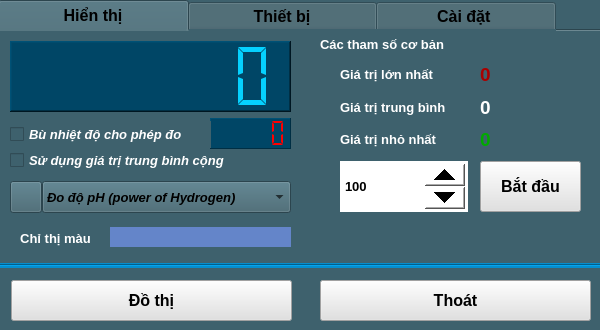
<?xml version="1.0" encoding="UTF-8"?>
<ui version="4.0">
 <class>Sensor_SEN0106</class>
 <widget class="QWidget" name="Sensor_SEN0106">
  <property name="geometry">
   <rect>
    <x>0</x>
    <y>0</y>
    <width>600</width>
    <height>330</height>
   </rect>
  </property>
  <property name="windowTitle">
   <string>Form</string>
  </property>
  <property name="windowIcon">
   <iconset resource="../image.qrc">
    <normaloff>:/image/PHS0106_Icon.jpg</normaloff>:/image/PHS0106_Icon.jpg</iconset>
  </property>
  <property name="styleSheet">
   <string notr="true">background-color: rgb(62, 97, 109);</string>
  </property>
  <widget class="QPushButton" name="pushButton_ChartZoom">
   <property name="geometry">
    <rect>
     <x>11</x>
     <y>280</y>
     <width>281</width>
     <height>41</height>
    </rect>
   </property>
   <property name="font">
    <font>
     <pointsize>12</pointsize>
     <bold>true</bold>
    </font>
   </property>
   <property name="styleSheet">
    <string notr="true">background-color: rgb(225, 225, 225);</string>
   </property>
   <property name="text">
    <string>Đồ thị</string>
   </property>
  </widget>
  <widget class="QPushButton" name="pushButton_Exit">
   <property name="geometry">
    <rect>
     <x>320</x>
     <y>280</y>
     <width>271</width>
     <height>41</height>
    </rect>
   </property>
   <property name="font">
    <font>
     <pointsize>12</pointsize>
     <bold>true</bold>
    </font>
   </property>
   <property name="styleSheet">
    <string notr="true">background-color: rgb(225, 225, 225);</string>
   </property>
   <property name="text">
    <string>Thoát</string>
   </property>
  </widget>
  <widget class="QTabWidget" name="tabWidget">
   <property name="geometry">
    <rect>
     <x>-2</x>
     <y>0</y>
     <width>607</width>
     <height>268</height>
    </rect>
   </property>
   <property name="font">
    <font>
     <pointsize>12</pointsize>
     <bold>true</bold>
    </font>
   </property>
   <property name="styleSheet">
    <string notr="true">background-color: rgb(62, 97, 109);</string>
   </property>
   <property name="currentIndex">
    <number>0</number>
   </property>
   <property name="elideMode">
    <enum>Qt::ElideNone</enum>
   </property>
   <widget class="QWidget" name="tab_Infor_2">
    <attribute name="title">
     <string>            Hiển thị            </string>
    </attribute>
    <widget class="QWidget" name="verticalLayoutWidget_6">
     <property name="geometry">
      <rect>
       <x>340</x>
       <y>30</y>
       <width>128</width>
       <height>92</height>
      </rect>
     </property>
     <layout class="QVBoxLayout" name="verticalLayout_6">
      <item>
       <widget class="QLabel" name="label_8">
        <property name="font">
         <font>
          <pointsize>10</pointsize>
          <bold>true</bold>
         </font>
        </property>
        <property name="styleSheet">
         <string notr="true">color: rgb(255, 255, 255);</string>
        </property>
        <property name="text">
         <string>Giá trị lớn nhất</string>
        </property>
       </widget>
      </item>
      <item>
       <widget class="QLabel" name="label_9">
        <property name="font">
         <font>
          <pointsize>10</pointsize>
          <bold>true</bold>
         </font>
        </property>
        <property name="styleSheet">
         <string notr="true">color: rgb(255, 255, 255);</string>
        </property>
        <property name="text">
         <string>Giá trị trung bình</string>
        </property>
       </widget>
      </item>
      <item>
       <widget class="QLabel" name="label_10">
        <property name="font">
         <font>
          <pointsize>10</pointsize>
          <bold>true</bold>
         </font>
        </property>
        <property name="styleSheet">
         <string notr="true">color: rgb(255, 255, 255);</string>
        </property>
        <property name="text">
         <string>Giá trị nhỏ nhất</string>
        </property>
       </widget>
      </item>
     </layout>
    </widget>
    <widget class="QWidget" name="verticalLayoutWidget_7">
     <property name="geometry">
      <rect>
       <x>480</x>
       <y>30</y>
       <width>101</width>
       <height>92</height>
      </rect>
     </property>
     <layout class="QVBoxLayout" name="verticalLayout_7">
      <item>
       <widget class="QLabel" name="label_ValueMax">
        <property name="font">
         <font>
          <pointsize>14</pointsize>
          <bold>true</bold>
         </font>
        </property>
        <property name="styleSheet">
         <string notr="true">color: rgb(170, 0, 0);</string>
        </property>
        <property name="text">
         <string>0</string>
        </property>
       </widget>
      </item>
      <item>
       <widget class="QLabel" name="label_ValueAvg">
        <property name="font">
         <font>
          <pointsize>14</pointsize>
          <bold>true</bold>
         </font>
        </property>
        <property name="styleSheet">
         <string notr="true">color: rgb(255, 255, 255);</string>
        </property>
        <property name="text">
         <string>0</string>
        </property>
       </widget>
      </item>
      <item>
       <widget class="QLabel" name="label_ValueMin">
        <property name="font">
         <font>
          <pointsize>14</pointsize>
          <bold>true</bold>
         </font>
        </property>
        <property name="styleSheet">
         <string notr="true">color: rgb(0, 170, 0);</string>
        </property>
        <property name="text">
         <string>0</string>
        </property>
       </widget>
      </item>
     </layout>
    </widget>
    <widget class="QLCDNumber" name="lcdNumber_Value">
     <property name="geometry">
      <rect>
       <x>10</x>
       <y>10</y>
       <width>281</width>
       <height>71</height>
      </rect>
     </property>
     <property name="styleSheet">
      <string notr="true">background-color: rgb(0, 70, 102);
color:rgb(5, 209, 255)</string>
     </property>
     <property name="frameShape">
      <enum>QFrame::WinPanel</enum>
     </property>
     <property name="lineWidth">
      <number>1</number>
     </property>
     <property name="smallDecimalPoint">
      <bool>false</bool>
     </property>
     <property name="digitCount">
      <number>7</number>
     </property>
     <property name="segmentStyle">
      <enum>QLCDNumber::Flat</enum>
     </property>
     <property name="value" stdset="0">
      <double>0.000000000000000</double>
     </property>
     <property name="intValue" stdset="0">
      <number>0</number>
     </property>
    </widget>
    <widget class="QComboBox" name="comboBox_Unit">
     <property name="geometry">
      <rect>
       <x>42</x>
       <y>150</y>
       <width>249</width>
       <height>32</height>
      </rect>
     </property>
     <property name="font">
      <font>
       <pointsize>10</pointsize>
       <italic>true</italic>
       <bold>true</bold>
      </font>
     </property>
     <property name="styleSheet">
      <string notr="true"/>
     </property>
     <item>
      <property name="text">
       <string>Đo độ pH (power of Hydrogen)</string>
      </property>
     </item>
    </widget>
    <widget class="QPushButton" name="pushButton">
     <property name="geometry">
      <rect>
       <x>10</x>
       <y>150</y>
       <width>32</width>
       <height>32</height>
      </rect>
     </property>
     <property name="styleSheet">
      <string notr="true"/>
     </property>
     <property name="text">
      <string/>
     </property>
     <property name="icon">
      <iconset resource="../image.qrc">
       <normaloff>:/image/PHS0106_Icon.jpg</normaloff>:/image/PHS0106_Icon.jpg</iconset>
     </property>
     <property name="iconSize">
      <size>
       <width>32</width>
       <height>32</height>
      </size>
     </property>
    </widget>
    <widget class="QSpinBox" name="spinBox_setSample">
     <property name="geometry">
      <rect>
       <x>340</x>
       <y>130</y>
       <width>128</width>
       <height>51</height>
      </rect>
     </property>
     <property name="font">
      <font>
       <pointsize>10</pointsize>
       <bold>true</bold>
      </font>
     </property>
     <property name="styleSheet">
      <string notr="true">QSpinBox
{
background-color: rgb(255, 255, 255);
color: rgb(0, 0, 0);
}
QSpinBox::up-button
{
    min-width:40px;
    min-height: 20px;
}
QSpinBox::down-button
{
    min-width: 40px;
    min-height: 20px;
}
</string>
     </property>
     <property name="minimum">
      <number>1</number>
     </property>
     <property name="maximum">
      <number>9999999</number>
     </property>
     <property name="value">
      <number>100</number>
     </property>
    </widget>
    <widget class="QPushButton" name="pushButton_getSamples">
     <property name="geometry">
      <rect>
       <x>480</x>
       <y>130</y>
       <width>101</width>
       <height>51</height>
      </rect>
     </property>
     <property name="font">
      <font>
       <pointsize>12</pointsize>
       <bold>true</bold>
      </font>
     </property>
     <property name="styleSheet">
      <string notr="true">background-color: rgb(225, 225, 225);</string>
     </property>
     <property name="text">
      <string>Bắt đầu</string>
     </property>
    </widget>
    <widget class="QLabel" name="label_sampleInfo">
     <property name="geometry">
      <rect>
       <x>320</x>
       <y>0</y>
       <width>261</width>
       <height>26</height>
      </rect>
     </property>
     <property name="font">
      <font>
       <pointsize>10</pointsize>
       <bold>true</bold>
      </font>
     </property>
     <property name="styleSheet">
      <string notr="true">color: rgb(255, 255, 255);</string>
     </property>
     <property name="text">
      <string>Các tham số cơ bản</string>
     </property>
    </widget>
    <widget class="QCheckBox" name="checkBox_setMathAvg">
     <property name="geometry">
      <rect>
       <x>10</x>
       <y>116</y>
       <width>281</width>
       <height>27</height>
      </rect>
     </property>
     <property name="font">
      <font>
       <pointsize>10</pointsize>
       <italic>true</italic>
       <bold>true</bold>
      </font>
     </property>
     <property name="styleSheet">
      <string notr="true">color: rgb(255, 255, 255);</string>
     </property>
     <property name="text">
      <string>Sử dụng giá trị trung bình cộng</string>
     </property>
    </widget>
    <widget class="QLabel" name="label_pH_Color">
     <property name="geometry">
      <rect>
       <x>110</x>
       <y>196</y>
       <width>181</width>
       <height>20</height>
      </rect>
     </property>
     <property name="font">
      <font>
       <pointsize>14</pointsize>
       <bold>true</bold>
      </font>
     </property>
     <property name="styleSheet">
      <string notr="true">background-color: rgb(100, 133, 201);</string>
     </property>
     <property name="text">
      <string/>
     </property>
     <property name="alignment">
      <set>Qt::AlignCenter</set>
     </property>
    </widget>
    <widget class="QLabel" name="label_2">
     <property name="geometry">
      <rect>
       <x>10</x>
       <y>196</y>
       <width>91</width>
       <height>22</height>
      </rect>
     </property>
     <property name="font">
      <font>
       <pointsize>10</pointsize>
       <bold>true</bold>
      </font>
     </property>
     <property name="styleSheet">
      <string notr="true">color: rgb(255, 255, 255);</string>
     </property>
     <property name="text">
      <string>Chỉ thị màu</string>
     </property>
     <property name="alignment">
      <set>Qt::AlignCenter</set>
     </property>
    </widget>
    <widget class="QLCDNumber" name="lcdNumber_Temp">
     <property name="geometry">
      <rect>
       <x>210</x>
       <y>87</y>
       <width>81</width>
       <height>31</height>
      </rect>
     </property>
     <property name="styleSheet">
      <string notr="true">color: rgb(255, 0, 0);
background-color: rgb(0, 70, 102);</string>
     </property>
     <property name="frameShape">
      <enum>QFrame::Panel</enum>
     </property>
     <property name="lineWidth">
      <number>1</number>
     </property>
     <property name="smallDecimalPoint">
      <bool>false</bool>
     </property>
     <property name="digitCount">
      <number>5</number>
     </property>
     <property name="segmentStyle">
      <enum>QLCDNumber::Flat</enum>
     </property>
     <property name="value" stdset="0">
      <double>0.000000000000000</double>
     </property>
     <property name="intValue" stdset="0">
      <number>0</number>
     </property>
    </widget>
    <widget class="QCheckBox" name="checkBox_setTemperature">
     <property name="geometry">
      <rect>
       <x>10</x>
       <y>90</y>
       <width>201</width>
       <height>27</height>
      </rect>
     </property>
     <property name="font">
      <font>
       <pointsize>10</pointsize>
       <italic>true</italic>
       <bold>true</bold>
      </font>
     </property>
     <property name="styleSheet">
      <string notr="true">color: rgb(255, 255, 255);
background-color: rgb(62, 97, 109);</string>
     </property>
     <property name="text">
      <string>Bù nhiệt độ cho phép đo</string>
     </property>
     <property name="checked">
      <bool>false</bool>
     </property>
    </widget>
   </widget>
   <widget class="QWidget" name="tab_4">
    <attribute name="title">
     <string>            Thiết bị            </string>
    </attribute>
    <widget class="QWidget" name="verticalLayoutWidget_8">
     <property name="geometry">
      <rect>
       <x>150</x>
       <y>10</y>
       <width>291</width>
       <height>101</height>
      </rect>
     </property>
     <layout class="QVBoxLayout" name="verticalLayout_8">
      <item>
       <widget class="QLabel" name="label_Name">
        <property name="font">
         <font>
          <pointsize>10</pointsize>
         </font>
        </property>
        <property name="styleSheet">
         <string notr="true">color: rgb(255, 255, 255);</string>
        </property>
        <property name="text">
         <string/>
        </property>
       </widget>
      </item>
      <item>
       <widget class="QLabel" name="label_Address">
        <property name="font">
         <font>
          <pointsize>10</pointsize>
         </font>
        </property>
        <property name="styleSheet">
         <string notr="true">color: rgb(255, 255, 255);</string>
        </property>
        <property name="text">
         <string/>
        </property>
       </widget>
      </item>
      <item>
       <widget class="QLabel" name="label_SerialNumber">
        <property name="font">
         <font>
          <pointsize>10</pointsize>
         </font>
        </property>
        <property name="styleSheet">
         <string notr="true">color: rgb(255, 255, 255);</string>
        </property>
        <property name="text">
         <string/>
        </property>
       </widget>
      </item>
     </layout>
    </widget>
    <widget class="QWidget" name="verticalLayoutWidget_9">
     <property name="geometry">
      <rect>
       <x>10</x>
       <y>10</y>
       <width>111</width>
       <height>131</height>
      </rect>
     </property>
     <layout class="QVBoxLayout" name="verticalLayout_9">
      <item>
       <widget class="QLabel" name="label_13">
        <property name="font">
         <font>
          <pointsize>10</pointsize>
          <bold>true</bold>
         </font>
        </property>
        <property name="styleSheet">
         <string notr="true">color: rgb(255, 255, 255);</string>
        </property>
        <property name="text">
         <string>Tên thiết bị:</string>
        </property>
       </widget>
      </item>
      <item>
       <widget class="QLabel" name="label_14">
        <property name="font">
         <font>
          <pointsize>10</pointsize>
          <bold>true</bold>
         </font>
        </property>
        <property name="styleSheet">
         <string notr="true">color: rgb(255, 255, 255);</string>
        </property>
        <property name="text">
         <string>Địa chỉ:</string>
        </property>
       </widget>
      </item>
      <item>
       <widget class="QLabel" name="label_18">
        <property name="font">
         <font>
          <pointsize>10</pointsize>
          <bold>true</bold>
         </font>
        </property>
        <property name="styleSheet">
         <string notr="true">color: rgb(255, 255, 255);</string>
        </property>
        <property name="text">
         <string>Mã sê-ri:</string>
        </property>
       </widget>
      </item>
      <item>
       <widget class="QLabel" name="label_19">
        <property name="font">
         <font>
          <pointsize>10</pointsize>
          <bold>true</bold>
         </font>
        </property>
        <property name="styleSheet">
         <string notr="true">color: rgb(255, 255, 255);</string>
        </property>
        <property name="text">
         <string>Mô tả:</string>
        </property>
       </widget>
      </item>
     </layout>
    </widget>
    <widget class="QWidget" name="verticalLayoutWidget_10">
     <property name="geometry">
      <rect>
       <x>150</x>
       <y>110</y>
       <width>291</width>
       <height>61</height>
      </rect>
     </property>
     <layout class="QVBoxLayout" name="verticalLayout_10">
      <item>
       <widget class="QLabel" name="label_Description">
        <property name="font">
         <font>
          <pointsize>10</pointsize>
         </font>
        </property>
        <property name="styleSheet">
         <string notr="true">color: rgb(255, 255, 255);</string>
        </property>
        <property name="text">
         <string/>
        </property>
        <property name="alignment">
         <set>Qt::AlignLeading|Qt::AlignLeft|Qt::AlignTop</set>
        </property>
       </widget>
      </item>
     </layout>
    </widget>
   </widget>
   <widget class="QWidget" name="tab_6">
    <attribute name="title">
     <string>           Cài đặt            </string>
    </attribute>
    <widget class="QLabel" name="label_23">
     <property name="geometry">
      <rect>
       <x>277</x>
       <y>40</y>
       <width>41</width>
       <height>22</height>
      </rect>
     </property>
     <property name="font">
      <font>
       <pointsize>10</pointsize>
       <bold>true</bold>
      </font>
     </property>
     <property name="styleSheet">
      <string notr="true">color: rgb(255, 255, 255);</string>
     </property>
     <property name="text">
      <string>(ms)</string>
     </property>
    </widget>
    <widget class="QLabel" name="label_24">
     <property name="geometry">
      <rect>
       <x>20</x>
       <y>40</y>
       <width>141</width>
       <height>22</height>
      </rect>
     </property>
     <property name="font">
      <font>
       <pointsize>10</pointsize>
       <bold>true</bold>
      </font>
     </property>
     <property name="styleSheet">
      <string notr="true">color: rgb(255, 255, 255);</string>
     </property>
     <property name="text">
      <string>Thời gian lấy mẫu :</string>
     </property>
    </widget>
    <widget class="QPushButton" name="pushButton_SetSampleTime">
     <property name="geometry">
      <rect>
       <x>320</x>
       <y>20</y>
       <width>161</width>
       <height>61</height>
      </rect>
     </property>
     <property name="font">
      <font>
       <pointsize>12</pointsize>
       <bold>true</bold>
      </font>
     </property>
     <property name="styleSheet">
      <string notr="true">background-color: rgb(225, 225, 225);</string>
     </property>
     <property name="text">
      <string>Cài đặt</string>
     </property>
    </widget>
    <widget class="QSpinBox" name="spinBox_SampleTime">
     <property name="geometry">
      <rect>
       <x>160</x>
       <y>10</y>
       <width>111</width>
       <height>81</height>
      </rect>
     </property>
     <property name="font">
      <font>
       <pointsize>10</pointsize>
       <bold>true</bold>
      </font>
     </property>
     <property name="styleSheet">
      <string notr="true">QSpinBox
{
background-color: rgb(255, 255, 255);
color: rgb(0, 0, 0);
}
QSpinBox::up-button
{
    min-width:40px;
    min-height: 20px;
}
QSpinBox::down-button
{
    min-width: 40px;
    min-height: 20px;
}
</string>
     </property>
     <property name="minimum">
      <number>10</number>
     </property>
     <property name="maximum">
      <number>9999999</number>
     </property>
     <property name="value">
      <number>100</number>
     </property>
    </widget>
    <widget class="Line" name="line_2">
     <property name="geometry">
      <rect>
       <x>20</x>
       <y>100</y>
       <width>541</width>
       <height>16</height>
      </rect>
     </property>
     <property name="orientation">
      <enum>Qt::Horizontal</enum>
     </property>
    </widget>
    <widget class="QPushButton" name="pushButton_Calib">
     <property name="geometry">
      <rect>
       <x>320</x>
       <y>120</y>
       <width>161</width>
       <height>61</height>
      </rect>
     </property>
     <property name="font">
      <font>
       <pointsize>12</pointsize>
       <bold>true</bold>
      </font>
     </property>
     <property name="styleSheet">
      <string notr="true">background-color: rgb(225, 225, 225);</string>
     </property>
     <property name="text">
      <string>Hiệu chuẩn</string>
     </property>
    </widget>
    <widget class="QLabel" name="label_25">
     <property name="geometry">
      <rect>
       <x>20</x>
       <y>139</y>
       <width>231</width>
       <height>22</height>
      </rect>
     </property>
     <property name="font">
      <font>
       <pointsize>10</pointsize>
       <bold>true</bold>
      </font>
     </property>
     <property name="styleSheet">
      <string notr="true">color: rgb(255, 255, 255);</string>
     </property>
     <property name="text">
      <string>Hiệu chuẩn thiết bị :</string>
     </property>
    </widget>
    <widget class="QLabel" name="label_calibInfo">
     <property name="geometry">
      <rect>
       <x>40</x>
       <y>160</y>
       <width>271</width>
       <height>22</height>
      </rect>
     </property>
     <property name="font">
      <font>
       <pointsize>10</pointsize>
       <italic>true</italic>
       <bold>true</bold>
      </font>
     </property>
     <property name="styleSheet">
      <string notr="true">color: rgb(255, 255, 127);</string>
     </property>
     <property name="text">
      <string>(chưa hiệu chuẩn)</string>
     </property>
    </widget>
   </widget>
  </widget>
  <widget class="Line" name="line">
   <property name="geometry">
    <rect>
     <x>-2</x>
     <y>263</y>
     <width>605</width>
     <height>5</height>
    </rect>
   </property>
   <property name="styleSheet">
    <string notr="true">background-color: rgb(5, 142, 206);</string>
   </property>
   <property name="frameShadow">
    <enum>QFrame::Sunken</enum>
   </property>
   <property name="orientation">
    <enum>Qt::Horizontal</enum>
   </property>
  </widget>
 </widget>
 <resources>
  <include location="../image.qrc"/>
 </resources>
 <connections/>
</ui>
